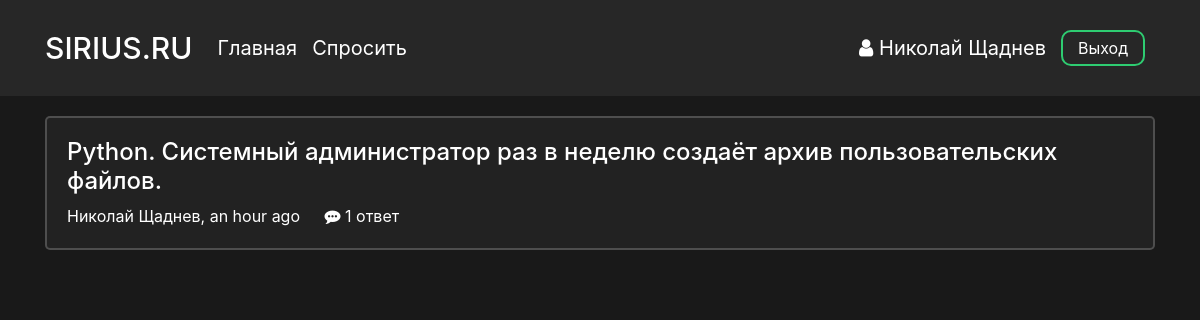
The page /main (signed in) on the database its author committed.
### data/users.py (models this page shows, shortened)
class User(SqlAlchemyBase, UserMixin):
    __tablename__ = 'users'
    id = sqlalchemy.Column(sqlalchemy.Integer,
                           primary_key=True, autoincrement=True)
    surname = sqlalchemy.Column(sqlalchemy.String, nullable=True)
    name = sqlalchemy.Column(sqlalchemy.String, nullable=True)
    image_file = sqlalchemy.Column(sqlalchemy.String, nullable=False, default='default.jpg')
    age = sqlalchemy.Column(sqlalchemy.Integer, nullable=True)
    country = sqlalchemy.Column(sqlalchemy.String, nullable=True)
    city = sqlalchemy.Column(sqlalchemy.String, nullable=True)
    email = sqlalchemy.Column(sqlalchemy.String,
                              index=True, unique=True, nullable=True)
    hashed_password = sqlalchemy.Column(sqlalchemy.String, nullable=True)
    registration_date = sqlalchemy.Column(sqlalchemy.DateTime,
                                      default=datetime.datetime.utcnow)

### data/questions.py (models this page shows)
class Question(SqlAlchemyBase):
    __tablename__ = 'questions'
    id = sqlalchemy.Column(sqlalchemy.Integer,
                           primary_key=True, autoincrement=True)
    title = sqlalchemy.Column(sqlalchemy.String)
    text = sqlalchemy.Column(sqlalchemy.String)
    user_id = sqlalchemy.Column(sqlalchemy.Integer,
                                sqlalchemy.ForeignKey("users.id"))
    user = orm.relation('User')
    created_date = sqlalchemy.Column(sqlalchemy.DateTime,
                                      default=datetime.datetime.utcnow)
    def get_answers(self):
        from data import db_session
        db_sess = db_session.create_session()
        answers= db_sess.query(Answer).filter(Answer.question_id == self.id).all()
        return answers
    @staticmethod
    def correct_form(number:int):
        if number % 10 == 1:
            return 'ответ'
        elif 2 <= number % 10 <= 4:
            return 'ответа'
        else:
            print('zxc')
            return 'ответов'

### main.py (the view)
@app.route("/main", methods=["GET", "POST"])
def main_page():
    db_sess = db_session.create_session()
    questions = db_sess.query(Question).all()
    return render_template(
        "main.html",
        title="Ответы S1RIYS.RU",
        questions=questions,
    )

### data/db_session.py (called while the page is built)
def create_session() -> Session:
    global __factory
    return __factory()

### main.py (called while the page is built)
@manager.user_loader
def load_user(user_id):
    db_sess = db_session.create_session()
    user = db_sess.query(User).filter(User.id == user_id).first()
    return user

### templates/main.html
<head>
    <link rel="stylesheet" type="text/css" href="{{ url_for('static', filename='css/main.css')}}">
</head>
{% extends "base.html" %}
{% block content %}
    <div class="questions">
        {% if questions|length == 0 %}
            <p class="nothing-to-show">Пока что здесь ничего нет</p>
        {% else %}
            {% for item in questions%}
                <div class="col-md6 question_card">
                    <h4><a href="{{ url_for('question_page', question_id = item.id) }}">{{item.title}}</a></h4>
                    <p class="author">
                        <a href="{{ url_for('profile_page', profile_id = item.user.id) }}">{{item.user.name}} {{item.user.surname}}</a>,
                        {{ moment(item.created_date).fromNow(refresh=True) }}
                    </p>
                    <p class="answers">
                        {% set answer_count = item.get_answers()|length %}
                        {% if answer_count == 0 %}
                        <a href="{{ url_for('question_page', question_id = item.id) }}#text">
                            <i class="fa fa-commenting" aria-hidden="true"></i>
                            Ответить
                        </a>
                        {% else %}
                        <a href="{{ url_for('question_page', question_id = item.id) }}#text">
                            <i class="fa fa-commenting" aria-hidden="true"></i>
                            {{ answer_count }} {{ item.correct_form(answer_count) }}
                        </a>
                        {% endif %}
                    </p>
                </div>
            {% endfor %}
        {% endif %}
    </div>
{% endblock %}

### templates/base.html (shortened to what this page needs)
<!doctype html>
<html lang="ru">
<head>
    <link rel="stylesheet"
          href="https://stackpath.bootstrapcdn.com/bootstrap/4.4.1/css/bootstrap.min.css"
>
    <link rel="stylesheet" type="text/css" href="{{ url_for('static', filename='css/base.css')}}">
    <link rel="stylesheet" href="https://maxcdn.bootstrapcdn.com/font-awesome/4.5.0/css/font-awesome.min.css">
</head>
<body>
    <header>
        <div class="container">
            <nav class="navbar header">
                <div class="nav_left">
                    <a class="navbar-brand nav_logo" href="{{ url_for('main_page') }}">SIRIUS.RU</a>
                    <a class="navbar-brand nav_item" href="{{ url_for('main_page') }}">Главная</a>
                    <a class="navbar-brand nav_item" href="{{ url_for('ask_question_page') }}">Спросить</a>
                </div>
                <div class="nav_right">
                    {% if current_user %}
                        {% if current_user.is_authenticated %}
                            <a class="profile nav_item" href="{{ url_for('profile_page', profile_id = current_user.id) }}">
                                <i class="fa fa-user" aria-hidden="true"></i> {{ current_user.name }} {{current_user.surname }}
                            </a>
                            <a class="nav_item nav_btn" href="{{ url_for('logout') }}">Выход</a>
                        {% else %}
                            <a class="nav_item nav_btn" href="{{ url_for('login') }}">Войти</a>
                            <a class="nav_item nav_btn" href="{{ url_for('reqister') }}">Зарегистрироваться</a>
                        {% endif %}
                    {% endif %}
                </div>
            </nav>
        </div>
    </header>
    <main role="main" class="container">
        {% block content %}{% endblock %}
    </main>
</body>
</html>

### static/css/main.css (style rules this page uses)
.question_card { margin-top: 20px; padding: 20px; background-color: #222; border: 2px solid rgba(255, 255, 255, 0.2); border-radius: 5px; }
.author { display: inline-block; margin-right: 20px; }
.answers { display: inline-block; }

### static/css/base.css (style rules this page uses)
html { color: #ffffff }
body { background-color: #191919 !important; color: #ffffff; overflow-y: scroll; }
a { color: #ffffff; }
p { margin: 0px; }
header { background-color: #272727; color: #ffffff; }
.header { display: flex; justify-content: space-between; vertical-align: middle; margin-bottom: 20px; padding: 10px 0; }
.nav_left, .nav_right { display: flex; flex-direction: row; flex-wrap: nowrap; justify-content: center; align-items: center; align-content: center; }
.nav_logo { font-size: 30px; font-weight: 500; margin-right: 25px }
.nav_item { display: inline-block; margin-right: 15px; transition: 0.15s; }
.profile { font-size: 20px; }
.nav_btn { border-radius: 10px; outline: none; border: 2px solid #2ecc71; background: none; display: block; margin: 20px auto; margin-right: 10px; padding: 4px 15px; text-align: center; color: white; transition: 0.25s; cursor: pointer; }

### rows shown on the page
User: name "Николай", surname "Щаднев"
Question: title "Python. Системный администратор раз в неделю создаёт архив пользовательских файлов.", user.name "Николай", user.surname "Щаднев", created_date "an hour ago", answer_count "1", correct_form "ответ"
